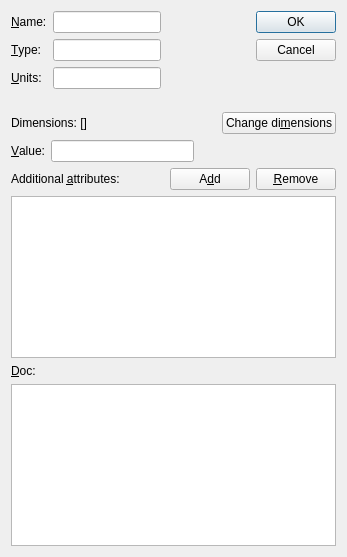
<?xml version="1.0" encoding="UTF-8"?>
<ui version="4.0">
 <class>FieldWg</class>
 <widget class="QWidget" name="FieldWg">
  <property name="geometry">
   <rect>
    <x>0</x>
    <y>0</y>
    <width>347</width>
    <height>557</height>
   </rect>
  </property>
  <property name="windowTitle">
   <string>Field</string>
  </property>
  <layout class="QGridLayout" name="gridLayout">
   <item row="0" column="0">
    <layout class="QVBoxLayout" name="verticalLayout">
     <item>
      <layout class="QHBoxLayout" name="horizontalLayout_2">
       <item>
        <layout class="QFormLayout" name="formLayout">
         <item row="0" column="0">
          <widget class="QLabel" name="nameLabel">
           <property name="text">
            <string>&amp;Name:</string>
           </property>
           <property name="buddy">
            <cstring>nameLineEdit</cstring>
           </property>
          </widget>
         </item>
         <item row="0" column="1">
          <widget class="QLineEdit" name="nameLineEdit"/>
         </item>
         <item row="1" column="0">
          <widget class="QLabel" name="typeLabel">
           <property name="text">
            <string>&amp;Type:</string>
           </property>
           <property name="buddy">
            <cstring>typeLineEdit</cstring>
           </property>
          </widget>
         </item>
         <item row="1" column="1">
          <widget class="QLineEdit" name="typeLineEdit"/>
         </item>
         <item row="2" column="0">
          <widget class="QLabel" name="unitsLabel">
           <property name="text">
            <string>&amp;Units:</string>
           </property>
           <property name="buddy">
            <cstring>unitsLineEdit</cstring>
           </property>
          </widget>
         </item>
         <item row="2" column="1">
          <widget class="QLineEdit" name="unitsLineEdit"/>
         </item>
        </layout>
       </item>
       <item>
        <spacer name="horizontalSpacer">
         <property name="orientation">
          <enum>Qt::Horizontal</enum>
         </property>
         <property name="sizeHint" stdset="0">
          <size>
           <width>40</width>
           <height>20</height>
          </size>
         </property>
        </spacer>
       </item>
       <item>
        <widget class="QDialogButtonBox" name="buttonBox">
         <property name="enabled">
          <bool>true</bool>
         </property>
         <property name="sizePolicy">
          <sizepolicy hsizetype="Fixed" vsizetype="Fixed">
           <horstretch>0</horstretch>
           <verstretch>0</verstretch>
          </sizepolicy>
         </property>
         <property name="minimumSize">
          <size>
           <width>0</width>
           <height>95</height>
          </size>
         </property>
         <property name="orientation">
          <enum>Qt::Vertical</enum>
         </property>
         <property name="standardButtons">
          <set>QDialogButtonBox::Cancel|QDialogButtonBox::Ok</set>
         </property>
        </widget>
       </item>
      </layout>
     </item>
     <item>
      <layout class="QHBoxLayout" name="horizontalLayout_4">
       <item>
        <widget class="QLabel" name="dimLabel">
         <property name="text">
          <string>Dimensions: []</string>
         </property>
        </widget>
       </item>
       <item>
        <spacer name="horizontalSpacer_3">
         <property name="orientation">
          <enum>Qt::Horizontal</enum>
         </property>
         <property name="sizeHint" stdset="0">
          <size>
           <width>40</width>
           <height>20</height>
          </size>
         </property>
        </spacer>
       </item>
       <item>
        <widget class="QPushButton" name="dimPushButton">
         <property name="sizePolicy">
          <sizepolicy hsizetype="Fixed" vsizetype="Fixed">
           <horstretch>0</horstretch>
           <verstretch>0</verstretch>
          </sizepolicy>
         </property>
         <property name="text">
          <string>Change di&amp;mensions</string>
         </property>
        </widget>
       </item>
      </layout>
     </item>
     <item>
      <layout class="QHBoxLayout" name="horizontalLayout">
       <item>
        <widget class="QLabel" name="valueLabel">
         <property name="text">
          <string>&amp;Value:</string>
         </property>
         <property name="buddy">
          <cstring>valueLineEdit</cstring>
         </property>
        </widget>
       </item>
       <item>
        <widget class="QLineEdit" name="valueLineEdit"/>
       </item>
       <item>
        <spacer name="horizontalSpacer_2">
         <property name="orientation">
          <enum>Qt::Horizontal</enum>
         </property>
         <property name="sizeHint" stdset="0">
          <size>
           <width>40</width>
           <height>20</height>
          </size>
         </property>
        </spacer>
       </item>
      </layout>
     </item>
     <item>
      <layout class="QHBoxLayout" name="horizontalLayout_3">
       <item>
        <widget class="QLabel" name="attributesLabel">
         <property name="text">
          <string>Additional &amp;attributes:</string>
         </property>
         <property name="buddy">
          <cstring>attributeTableWidget</cstring>
         </property>
        </widget>
       </item>
       <item>
        <widget class="QPushButton" name="addPushButton">
         <property name="sizePolicy">
          <sizepolicy hsizetype="Fixed" vsizetype="Fixed">
           <horstretch>0</horstretch>
           <verstretch>0</verstretch>
          </sizepolicy>
         </property>
         <property name="text">
          <string>A&amp;dd</string>
         </property>
        </widget>
       </item>
       <item>
        <widget class="QPushButton" name="removePushButton">
         <property name="sizePolicy">
          <sizepolicy hsizetype="Fixed" vsizetype="Fixed">
           <horstretch>0</horstretch>
           <verstretch>0</verstretch>
          </sizepolicy>
         </property>
         <property name="text">
          <string>&amp;Remove</string>
         </property>
        </widget>
       </item>
      </layout>
     </item>
     <item>
      <widget class="QTableWidget" name="attributeTableWidget"/>
     </item>
     <item>
      <widget class="QLabel" name="docLabel">
       <property name="text">
        <string>&amp;Doc:</string>
       </property>
       <property name="buddy">
        <cstring>docTextEdit</cstring>
       </property>
      </widget>
     </item>
     <item>
      <widget class="QTextEdit" name="docTextEdit"/>
     </item>
    </layout>
   </item>
  </layout>
 </widget>
 <resources/>
 <connections/>
</ui>
